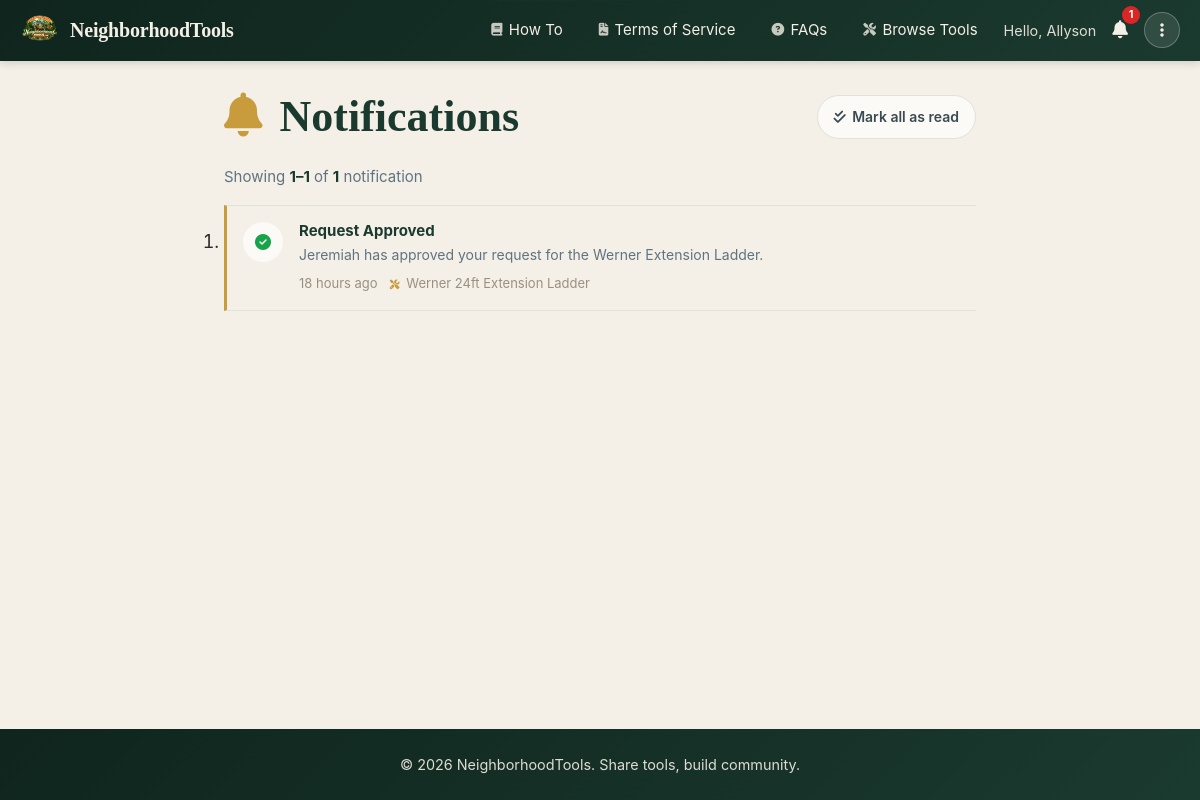
The app's page /notifications (signed in) with its own data.
### tables this page shows
CREATE TABLE notification_ntf (
    id_ntf INT AUTO_INCREMENT PRIMARY KEY,
    id_acc_ntf INT NOT NULL,
    id_ntt_ntf INT NOT NULL,
    title_ntf VARCHAR(255) NOT NULL,
    body_ntf TEXT,
    id_bor_ntf INT,
    is_read_ntf BOOLEAN NOT NULL DEFAULT FALSE,
    read_at_ntf TIMESTAMP NULL DEFAULT NULL,
    created_at_ntf TIMESTAMP DEFAULT CURRENT_TIMESTAMP,
    INDEX idx_unread_timeline_type_ntf (id_acc_ntf, is_read_ntf, created_at_ntf, id_ntt_ntf),
    INDEX idx_borrow_ntf (id_bor_ntf),
    INDEX idx_type_ntf (id_ntt_ntf),
    CONSTRAINT fk_notification_account FOREIGN KEY (id_acc_ntf)
        REFERENCES account_acc (id_acc) ON UPDATE CASCADE ON DELETE CASCADE,
    CONSTRAINT fk_notification_type FOREIGN KEY (id_ntt_ntf)
        REFERENCES notification_type_ntt (id_ntt) ON UPDATE CASCADE ON DELETE RESTRICT,
    CONSTRAINT fk_notification_borrow FOREIGN KEY (id_bor_ntf)
        REFERENCES borrow_bor (id_bor) ON UPDATE CASCADE ON DELETE SET NULL
);

CREATE TABLE notification_type_ntt (
    id_ntt INT AUTO_INCREMENT PRIMARY KEY,
    type_name_ntt VARCHAR(30) NOT NULL UNIQUE
        COMMENT 'request, approval, due, return, rating'
);

CREATE TABLE tool_tol (
    id_tol INT AUTO_INCREMENT PRIMARY KEY,
    tool_name_tol VARCHAR(255) NOT NULL,
    tool_description_tol TEXT,
    id_tcd_tol INT NOT NULL,
    id_acc_tol INT NOT NULL
        COMMENT 'owner account',
    serial_number_tol VARCHAR(50),
    rental_fee_tol DECIMAL(6,2) DEFAULT 0.00
        COMMENT '0 = free sharing',
    default_loan_duration_hours_tol INT DEFAULT 168
        COMMENT 'Owner default in hours; UI converts days/weeks',
    is_available_tol BOOLEAN NOT NULL DEFAULT TRUE
        COMMENT 'Owner listing toggle - see Note for true availability logic',
    is_deposit_required_tol BOOLEAN NOT NULL DEFAULT FALSE
        COMMENT 'Lender requires refundable security deposit',
    default_deposit_amount_tol DECIMAL(8,2) DEFAULT 0.00
        COMMENT 'Default deposit amount; 0 = no deposit required',
    estimated_value_tol DECIMAL(8,2)
        COMMENT 'Estimated tool value for insurance/deposit reference',
    preexisting_conditions_tol TEXT
        COMMENT 'Lender disclosure of any pre-existing damage, wear, or conditions - ToS requirement',
    is_insurance_recommended_tol BOOLEAN NOT NULL DEFAULT FALSE
        COMMENT 'Flag for high-value tools ($1000+) where insurance is recommended',
    created_at_tol TIMESTAMP DEFAULT CURRENT_TIMESTAMP,
    updated_at_tol TIMESTAMP DEFAULT CURRENT_TIMESTAMP ON UPDATE CURRENT_TIMESTAMP,
    INDEX idx_owner_available_tol (id_acc_tol, is_available_tol),
    INDEX idx_condition_tol (id_tcd_tol),
    INDEX idx_available_owner_created_tol (is_available_tol, id_acc_tol, created_at_tol),
    INDEX idx_created_at_tol (created_at_tol),
    INDEX idx_rental_fee_tol (rental_fee_tol),
    INDEX idx_is_deposit_required_tol (is_deposit_required_tol),
    FULLTEXT INDEX fulltext_tool_search_tol (tool_name_tol, tool_description_tol),
    CONSTRAINT fk_tool_condition FOREIGN KEY (id_tcd_tol)
        REFERENCES tool_condition_tcd (id_tcd) ON UPDATE CASCADE ON DELETE RESTRICT,
    CONSTRAINT fk_tool_owner FOREIGN KEY (id_acc_tol)
        REFERENCES account_acc (id_acc) ON UPDATE CASCADE ON DELETE RESTRICT,
    CONSTRAINT chk_rental_fee_non_negative CHECK (rental_fee_tol >= 0),
    CONSTRAINT chk_deposit_amount_non_negative CHECK (default_deposit_amount_tol >= 0),
    CONSTRAINT chk_estimated_value_non_negative CHECK (estimated_value_tol IS NULL OR estimated_value_tol >= 0)
);

### src/Core/BaseController.php (called while the page is built, shortened)
<?php
class BaseController
{
    private static ?array $cachedTos = null;
    private static bool $tosCacheLoaded = false;
    private static ?int $cachedUnreadCount = null;
    private static bool $unreadCacheLoaded = false;
    protected function getSharedData(): array
    {
        $isLoggedIn = !empty($_SESSION['logged_in']);
        $authUser = $isLoggedIn
            ? [
                'id'         => (int) $_SESSION['user_id'],
                'name'       => $_SESSION['user_name'] ?? '',
                'first_name' => $_SESSION['user_first_name'] ?? '',
                'role'       => $_SESSION['user_role'] ?? 'member',
                'avatar'     => $_SESSION['user_avatar'] ?? null,
            ]
            : null;
        if (!self::$tosCacheLoaded) {
            self::$cachedTos = Tos::getCurrent();
            self::$tosCacheLoaded = true;
        }
        $currentTos = self::$cachedTos;
        $tosAccepted = $currentTos === null
            || !$isLoggedIn
            || Tos::hasUserAccepted(accountId: $authUser['id'], tosId: (int) $currentTos['id_tos']);
        if (!self::$unreadCacheLoaded) {
            self::$cachedUnreadCount = $isLoggedIn
                ? Notification::getUnreadCount($authUser['id'])
                : 0;
            self::$unreadCacheLoaded = true;
        }
        return [
            'isLoggedIn'  => $isLoggedIn,
            'authUser'    => $authUser,
            'csrfToken'   => $_SESSION['csrf_token'] ?? '',
            'currentPage' => parse_url($_SERVER['REQUEST_URI'] ?? '/', PHP_URL_PATH) ?: '/',
            'currentTos'  => $currentTos,
            'tosAccepted' => $tosAccepted,
            'unreadCount' => self::$cachedUnreadCount,
        ];
    }
    protected function render(string $view, array $data = []): void
    {
        extract(array_merge($this->getSharedData(), $data));
        require BASE_PATH . '/src/Views/' . $view . '.php';
        require BASE_PATH . '/src/Views/layouts/main.php';
    }
}

### src/Controllers/NotificationController.php (called while the page is built, shortened)
<?php
class NotificationController extends BaseController
{
    public function index(): void
    {
        $userId = (int) $_SESSION['user_id'];
        $page   = max(1, (int) ($_GET['page'] ?? 1));
        $offset = ($page - 1) * self::PER_PAGE;
        try {
            $notifications = Notification::getForUser(
                accountId: $userId,
                limit: self::PER_PAGE,
                offset: $offset,
            );
            $totalCount = Notification::getCountForUser($userId);
        } catch (\Throwable $e) {
            error_log('NotificationController::index — ' . $e->getMessage());
            $notifications = [];
            $totalCount    = 0;
        }
        $totalPages = (int) ceil($totalCount / self::PER_PAGE) ?: 1;
        $this->render('notifications/index', [
            'title'         => 'Notifications — NeighborhoodTools',
            'description'   => 'Your notifications and alerts.',
            'pageCss'       => ['notifications.css'],
            'notifications' => $notifications,
            'totalCount'    => $totalCount,
            'page'          => $page,
            'totalPages'    => $totalPages,
            'perPage'       => self::PER_PAGE,
        ]);
    }
}

### src/Models/Notification.php (called while the page is built, shortened)
<?php
class Notification
{
    public static function getForUser(int $accountId, int $limit = 12, int $offset = 0): array
    {
        $pdo = Database::connection();
        $sql = "
            SELECT
                ntf.id_ntf,
                ntt.type_name_ntt  AS notification_type,
                ntf.title_ntf,
                ntf.body_ntf,
                ntf.is_read_ntf,
                ntf.created_at_ntf,
                ntf.id_bor_ntf,
                t.tool_name_tol    AS related_tool_name,
                bst.status_name_bst AS related_borrow_status
            FROM notification_ntf ntf
            JOIN notification_type_ntt ntt ON ntf.id_ntt_ntf = ntt.id_ntt
            LEFT JOIN borrow_bor b         ON ntf.id_bor_ntf = b.id_bor
            LEFT JOIN tool_tol t           ON b.id_tol_bor = t.id_tol
            LEFT JOIN borrow_status_bst bst ON b.id_bst_bor = bst.id_bst
            WHERE ntf.id_acc_ntf = :account_id
            ORDER BY ntf.created_at_ntf DESC
            LIMIT :limit OFFSET :offset
        ";
        $stmt = $pdo->prepare($sql);
        $stmt->bindValue(':account_id', $accountId, PDO::PARAM_INT);
        $stmt->bindValue(':limit', $limit, PDO::PARAM_INT);
        $stmt->bindValue(':offset', $offset, PDO::PARAM_INT);
        $stmt->execute();
        return $stmt->fetchAll();
    }
    public static function getCountForUser(int $accountId): int
    {
        $pdo = Database::connection();
        $stmt = $pdo->prepare("
            SELECT COUNT(*)
            FROM notification_ntf
            WHERE id_acc_ntf = :account_id
        ");
        $stmt->bindValue(':account_id', $accountId, PDO::PARAM_INT);
        $stmt->execute();
        return (int) $stmt->fetchColumn();
    }
}

### src/Views/notifications/index.php (the view, shortened to what this page needs)
<?php
$typeIcon = static fn(string $type): string => match ($type) {
    'request'  => 'fa-hand',
    'approval' => 'fa-circle-check',
    'due'      => 'fa-clock',
    'return'   => 'fa-rotate-left',
    'rating'   => 'fa-star',
    default    => 'fa-bell',
};
$relativeTime = static function (string $timestamp): string {
    $now  = new DateTimeImmutable('now');
    $then = new DateTimeImmutable($timestamp);
    $diff = $now->getTimestamp() - $then->getTimestamp();
    if ($diff < 60) {
        return 'Just now';
    }
    $minutes = (int) floor($diff / 60);
    if ($minutes < 60) {
        return $minutes === 1 ? '1 minute ago' : "{$minutes} minutes ago";
    }
    $hours = (int) floor($diff / 3600);
    if ($hours < 24) {
        return $hours === 1 ? '1 hour ago' : "{$hours} hours ago";
    }
    $days = (int) floor($diff / 86400);
    if ($days === 1) {
        return 'Yesterday';
    }
    if ($days < 7) {
        return "{$days} days ago";
    }
    return $then->format('Y') === $now->format('Y')
        ? $then->format('M j')
        : $then->format('M j, Y');
};
$rangeStart = $totalCount > 0 ? (($page - 1) * $perPage) + 1 : 0;
$rangeEnd   = min($page * $perPage, $totalCount);
?>
<section aria-labelledby="notifications-heading">
  <header>
    <h1 id="notifications-heading">
      <i class="fa-solid fa-bell" aria-hidden="true"></i> Notifications
    </h1>
    <?php if ($unreadCount > 0): ?>
      <form action="/notifications/read" method="post">
        <button type="submit">
          <i class="fa-solid fa-check-double" aria-hidden="true"></i> Mark all as read
        </button>
      </form>
    <?php endif; ?>
  </header>
  <div aria-live="polite" aria-atomic="true">
    <?php if ($totalCount > 0): ?>
      <p>
        Showing <strong><?= $rangeStart ?>–<?= $rangeEnd ?></strong> of
        <strong><?= number_format($totalCount) ?></strong>
        notification<?= $totalCount !== 1 ? 's' : '' ?>
      </p>
    <?php endif; ?>
  </div>
  <?php if (!empty($notifications)): ?>
    <ol>
      <?php foreach ($notifications as $ntf):
        $isRead = !empty($ntf['is_read_ntf']);
        $type   = $ntf['notification_type'] ?? 'request';
        $icon   = $typeIcon($type);
        $link   = ($ntf['id_bor_ntf'] ?? null) !== null ? '/dashboard' : null;
      ?>
        <li data-type="<?= htmlspecialchars($type) ?>"<?= $isRead ? '' : ' data-unread' ?>>
          <article>
            <span aria-hidden="true">
              <i class="fa-solid <?= $icon ?>" aria-hidden="true"></i>
            </span>
            <div>
              <?php if ($link !== null): ?>
                <a href="<?= $link ?>">
                  <h2><?= htmlspecialchars($ntf['title_ntf']) ?></h2>
                </a>
              <?php else: ?>
                <h2><?= htmlspecialchars($ntf['title_ntf']) ?></h2>
              <?php endif; ?>
              <?php if (!empty($ntf['body_ntf'])): ?>
                <p><?= htmlspecialchars($ntf['body_ntf']) ?></p>
              <?php endif; ?>
              <footer>
                <time datetime="<?= htmlspecialchars($ntf['created_at_ntf']) ?>">
                  <?= htmlspecialchars($relativeTime($ntf['created_at_ntf'])) ?>
                </time>
                <?php if (!empty($ntf['related_tool_name'])): ?>
                  <span>
                    <i class="fa-solid fa-screwdriver-wrench" aria-hidden="true"></i>
                    <?= htmlspecialchars($ntf['related_tool_name']) ?>
                  </span>
                <?php endif; ?>
              </footer>
            </div>
          </article>
        </li>
      <?php endforeach; ?>
    </ol>
  <?php endif; ?>
</section>

### public/index.php (shortened to what this page needs)
<?php
$routes    = require BASE_PATH . '/config/routes.php';
$method = $_SERVER['REQUEST_METHOD'];
$uri    = parse_url($_SERVER['REQUEST_URI'], PHP_URL_PATH);
if ($uri !== '/') {
    $uri = rtrim($uri, '/');
}
try {
    foreach ($routes as $route => $handler) {
        [$routeMethod, $routePath] = explode(' ', $route, 2);
        if ($method !== $routeMethod) {
            continue;
        }
        $pattern = preg_replace('/\{([a-zA-Z]+)\}/', '(?P<$1>[^/]+)', $routePath);
        $pattern = '#^' . $pattern . '$#';
        if (preg_match($pattern, $uri, $matches)) {
            [$controllerClass, $action] = $handler;
            $params = array_filter($matches, 'is_string', ARRAY_FILTER_USE_KEY);
            $controller = new $controllerClass();
            $controller->$action(...array_values($params));
            break;
        }
    }
} catch (\Throwable $e) {
    http_response_code(500);
    error_log($e->getMessage() . ' in ' . $e->getFile() . ':' . $e->getLine());
    require BASE_PATH . '/src/Views/errors/500.php';
}

### records on screen
notification_ntf: title_ntf "Request Approved", body_ntf "Jeremiah has approved your request for the Werner Extension Ladder.", created_at_ntf "18 hours ago", tool_tol.tool_name_tol "Werner 24ft Extension Ladder"

### other values on screen
$rangeStart "1"
$rangeEnd "1"
$totalCount "1"
